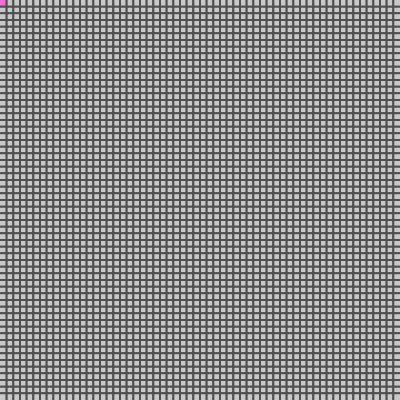
Frame 1 (no input)
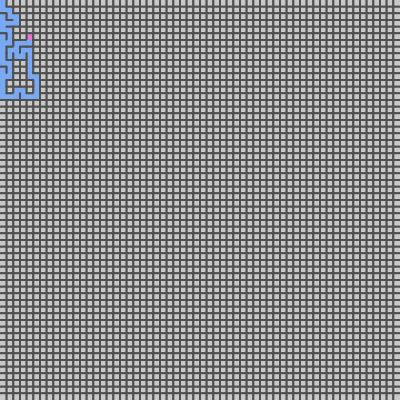
Frame 60 (no input)
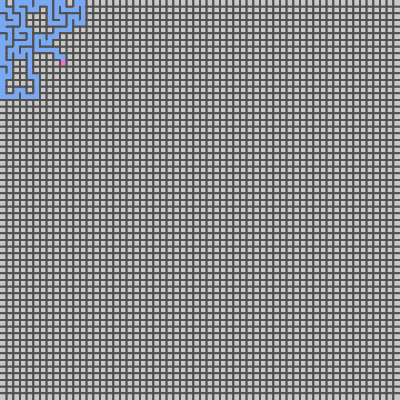
Frame 120 (the mouse pressed at the canvas centre since frame 60)

The p5.js sketch that drew these frames (run headless with seeded random() and noise() and a simulated clock; from frame 60 on, the mouse is pressed at the canvas centre):

// p5.js sketch
// ── sketch.js
const grid = [];
const gridWidth = 400
const gridHeight = 400
const rows = 60
const cols = 60
let visitedCells = []
let nbIterations = 1
let creating = true

const path = []
const failedCells = []
const cellsToVisit = []

let currentCell

function getIndex(i, j) {
  return i + j * cols
}

function setup() {
  createCanvas(gridWidth, gridHeight)
  background(0)

  button = createButton('Solve');
  button.position(width + 30, 65);
  button.mousePressed(() => {
    grid[grid.length - 1].isDestination = true
    grid[grid.length - 1].displayCell()
    currentCell = grid[0]
    currentCell.isCurrent = true
    path.push(currentCell)
    visitedCells = []
    loop()
  });

  greeting = createElement('p');
  greeting.position(width + 30, 85);

  const cellW = gridWidth/cols
  const cellH = gridHeight/rows

  for(let j = 0; j < cols; j++) {
    for(let i = 0; i < rows; i++) {
      grid[getIndex(i, j)] = new Cell(i, j, cellW, cellH)
    }
  }

  currentCell = grid[0]
  visitedCells.push(currentCell)  
  currentCell.visited = true
  currentCell.currentCell = true
}

function draw() {
  greeting.html(nbIterations)

  /**
   * Maze creator part
   */
  if (creating) {
    // Display each cell with their remaining walls
    for(let i = 0; i < rows; i++) {
      for(let j = 0; j < cols; j++) {
        grid[getIndex(i, j)].displayCell()
      }
    }
  
    // fetch the non visited neighbours
    const neighbours = getNeighbours(currentCell.i, currentCell.j)
    if (neighbours.length !== 0) {
      // Fetch a random neighbour, push it to the visited cells stack and set it as current cell
      nextCell = neighbours[Math.floor(random(neighbours.length))]
      visitedCells.push(nextCell)
      nextCell.visited = true
      nextCell.currentCell = true
      currentCell.currentCell = false
  
      // Remove the walls and set the next cell as the current one
      removeWalls(nextCell, currentCell)
      currentCell = nextCell
    // If there are no neighbours, go back to the previous cell if there is one
    } else if (visitedCells.length !== 0) {
      currentCell.currentCell = false
      currentCell = visitedCells.pop()
      currentCell.currentCell = true
    // If there are no previous cells it means we are done
    } else {
      creating = false
      noLoop()
    }
  }

  /**
   * Solving the maze
   */
  if (!creating && nbIterations > rows * rows + cols * cols) {
    const accessibleNeighb = 
      getAccessibleNeighbours(currentCell.i, currentCell.j)
        .filter(val => !hasCell(visitedCells, val) && !hasCell(failedCells, val))


    if (accessibleNeighb.length === 0) {
      const previousCell = currentCell
      previousCell.currentCell = false
      previousCell.isPath = false
      failedCells.push(previousCell)
      previousCell.displayCell()
      currentCell = visitedCells.pop()
      currentCell.currentCell = true
    } else {
      accessibleNeighb.forEach(val => {
        cellsToVisit.push(val)
      })
      currentCell.currentCell = false
      currentCell.isPath = true
      currentCell.displayCell()
      visitedCells.push(currentCell)
      const nextCell = accessibleNeighb.pop()
      nextCell.currentCell = true
      currentCell = nextCell
    }
    if (currentCell.isDestination) noLoop()
    else currentCell.displayCell()
  }

  nbIterations++
}

function getNeighbours(i, j){
  const neighbours = []
  if (i > 0) {
    if (!grid[getIndex(i - 1, j)].visited)
      neighbours.push(grid[getIndex(i - 1, j)])
  }
  if (j > 0) {
    if (!grid[getIndex(i, j - 1)].visited)
      neighbours.push(grid[getIndex(i, j - 1)])
  }
  if (i < rows-1) {
    if (!grid[getIndex(i + 1, j)].visited)
      neighbours.push(grid[getIndex(i + 1, j)])
  }
  if (j < cols-1) {
    if (!grid[getIndex(i, j + 1)].visited)
      neighbours.push(grid[getIndex(i, j + 1)])
  }
  return neighbours
}

getAccessibleNeighbours = (i, j) => {
  const neighbours = []
  if (j > 0 && !currentCell.walls[0])
    neighbours.push(grid[getIndex(i, j - 1)])
  if (i > 0 && !currentCell.walls[1])
    neighbours.push(grid[getIndex(i - 1, j)])
  if (j < cols - 1 && !currentCell.walls[2])
    neighbours.push(grid[getIndex(i, j + 1)])
  if (i < rows - 1 && !currentCell.walls[3])
    neighbours.push(grid[getIndex(i + 1, j)])
  return neighbours
}

function getWall(currI, prevI, currJ, prevJ) {
  if (currI === prevI) {
    if (currJ < prevJ) return 2
    return 0
  }
  if (currJ === prevJ) {
    if (currI < prevI) return 3
    return 1
  }
}

function removeWalls(currentCell, previousCell) {
  const currWall = getWall(currentCell.i, previousCell.i, currentCell.j, previousCell.j)
  const prevWall = getWall(previousCell.i, currentCell.i, previousCell.j, currentCell.j)
  currentCell.walls[currWall] = false
  previousCell.walls[prevWall] = false
}

hasCell = (array, cell) =>
  array.filter(val => val.x === cell.x && val.y === cell.y).length !== 0

// ── cell.js
function Cell(i, j, width, height) {
    this.x = i * width
    this.y = j * height
    this.i = i
    this.j = j
    this.width = width
    this.height = height
    // Top Left Bottom Right
    this.walls = generateWalls(this.x, this.y, this.width, this.height)
    this.visited = false
    this.currentCell = false
    this.isDestination = false
    this.isPath = false

    this.displayCell = function() {
        if (this.isDestination) fill(244, 66, 86)
        else if (this.isPath) fill(66, 244, 167)
        else if (this.currentCell) fill(239, 112, 214)
        else if (this.visited) fill(122, 169, 244)
        else fill(200)
        noStroke()
        rect(this.x, this.y, this.width, this.height)

        stroke(80)
        strokeWeight(2)
        this.displayWalls()
    }

    this.displayWalls = function(){
        if (this.walls[0]) {
            line(this.x, this.y, this.x + height, this.y)
        }
        if (this.walls[1]) {
            line(this.x, this.y, this.x, this.y + this.height)    
        }
        if (this.walls[2]) {
            line(this.x, this.y + width, this.x + this.height, this.y + this.width)
        }
        if (this.walls[3]) {
            line(this.x + width, this.y, this.x + width, this.y + height)
        }
    }
}

const generateWalls = (x, y, cellWidth, cellHeight) => {
    const walls = []
    if (y === 0) walls.push(false)
    else walls.push(true)
    if (x === 0) walls.push(false)
    else walls.push(true)
    if (y + cellHeight >= height) walls.push(false)
    else walls.push(true)
    if (x + cellWidth >= width) walls.push(false)
    else walls.push(true)
    
    return walls
}
